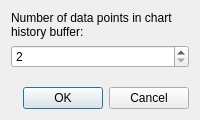
<?xml version="1.0" encoding="UTF-8"?>
<ui version="4.0">
 <class>HistoryLengthDialog</class>
 <widget class="QDialog" name="HistoryLengthDialog">
  <property name="geometry">
   <rect>
    <x>0</x>
    <y>0</y>
    <width>200</width>
    <height>120</height>
   </rect>
  </property>
  <property name="windowTitle">
   <string>Set History Length</string>
  </property>
  <layout class="QVBoxLayout" name="verticalLayout">
   <item>
    <widget class="QLabel" name="label">
     <property name="text">
      <string>Number of data points in chart history buffer:</string>
     </property>
     <property name="alignment">
      <set>Qt::AlignLeading|Qt::AlignLeft|Qt::AlignVCenter</set>
     </property>
     <property name="wordWrap">
      <bool>true</bool>
     </property>
    </widget>
   </item>
   <item>
    <widget class="QSpinBox" name="spinBox">
     <property name="sizePolicy">
      <sizepolicy hsizetype="Expanding" vsizetype="Fixed">
       <horstretch>0</horstretch>
       <verstretch>0</verstretch>
      </sizepolicy>
     </property>
     <property name="minimum">
      <number>2</number>
     </property>
     <property name="maximum">
      <number>1048576</number>
     </property>
    </widget>
   </item>
   <item>
    <spacer name="verticalSpacer">
     <property name="orientation">
      <enum>Qt::Vertical</enum>
     </property>
     <property name="sizeHint" stdset="0">
      <size>
       <width>20</width>
       <height>40</height>
      </size>
     </property>
    </spacer>
   </item>
   <item>
    <widget class="QDialogButtonBox" name="buttonBox">
     <property name="orientation">
      <enum>Qt::Horizontal</enum>
     </property>
     <property name="standardButtons">
      <set>QDialogButtonBox::Cancel|QDialogButtonBox::Ok</set>
     </property>
    </widget>
   </item>
  </layout>
 </widget>
 <resources/>
 <connections>
  <connection>
   <sender>buttonBox</sender>
   <signal>accepted()</signal>
   <receiver>HistoryLengthDialog</receiver>
   <slot>accept()</slot>
   <hints>
    <hint type="sourcelabel">
     <x>248</x>
     <y>254</y>
    </hint>
    <hint type="destinationlabel">
     <x>157</x>
     <y>274</y>
    </hint>
   </hints>
  </connection>
  <connection>
   <sender>buttonBox</sender>
   <signal>rejected()</signal>
   <receiver>HistoryLengthDialog</receiver>
   <slot>reject()</slot>
   <hints>
    <hint type="sourcelabel">
     <x>316</x>
     <y>260</y>
    </hint>
    <hint type="destinationlabel">
     <x>286</x>
     <y>274</y>
    </hint>
   </hints>
  </connection>
 </connections>
</ui>
